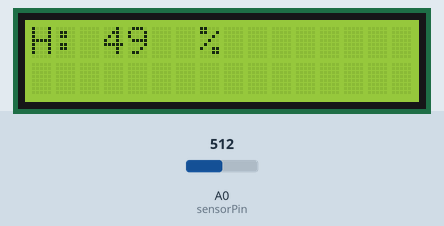
A sketch run on a simulated Arduino Uno, built with avr-gcc and run on an emulated ATmega328P. Shown: 16×2 character LCD. Inputs (shaded band) come from the test bench; at power-on: A0 (sensorPin) = 512. What the sketch prints to the serial monitor is not drawn.

Above: at 1.2 s.
1.3 s: A0 (sensorPin) set to 610
At 3.0 s:
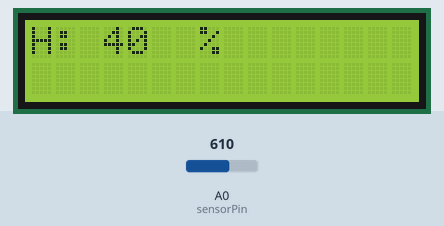
3.6 s: A0 (sensorPin) set to 360
At 4.9 s:
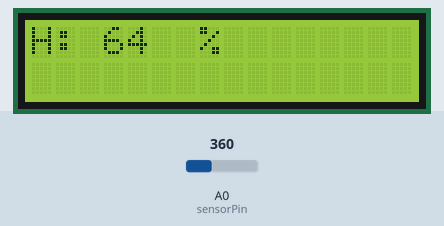
5.6 s: A0 (sensorPin) set to 1010
At 6.5 s:
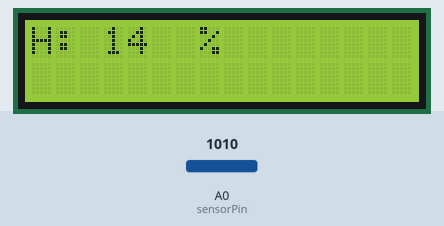
Timing chart, 0 to 8.6 s (numbered marks = the images above; inputs shaded):
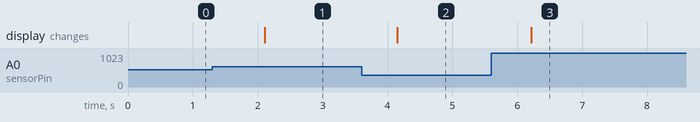

The sketch:

Sensor_Humedad_HL_69.ino
```cpp
#include <LiquidCrystal_I2C.h> // Libreria LCD_I2C
#include<Wire.h>

LiquidCrystal_I2C lcd(0x27,16,2);

const int sensorPin = A0;
int lectura;
void setup() {
  // put your setup code here, to run once:
  Serial.begin(9600);

  ///setup para el lcd
  lcd.init();
  lcd.backlight();
  lcd.clear();
}

void loop() {
  // put your main code here, to run repeatedly:
  lectura = analogRead(sensorPin);
  Serial.print("La lectura es: ");
  Serial.println(lectura);
  if(lectura >= 1000){
    Serial.println(">> El SENSOR ESTA DESCONECTADO O FUERA DEL SUELO");
  }
  else if(lectura <1000 && lectura >= 600){
    Serial.println(">> El SUELO ESTA SECO");
  }
  else if(lectura <600 && lectura >= 370){
    Serial.println(">> El SUELO ESTA HUMEDO");
  }
  else if(lectura < 370){
    Serial.println(">> El SENSOR ESTA PRACTICAMENTE EN AGUA");
  }
  ///delay(1000);
  int lecturaPorcentaje = map(lectura, 1023, 0, 0, 100);
  Serial.print("La humedad es del: ");
  Serial.print(lecturaPorcentaje);
  Serial.println("%");


  //LCD
  lcd.setCursor(0,0);
  lcd.print("H:");


  lcd.setCursor(2,0);
  lcd.print(" ");

  lcd.setCursor(3,0);
  lcd.print(lecturaPorcentaje);

   lcd.setCursor(7,0);
  lcd.print("%");

  delay(1000);
}
```

Measured:
- after the input at 1.3 s, the display: changes after 0.81 s (image 1)
- after the input at 3.6 s, the display: changes after 0.55 s (image 2)
- after the input at 5.6 s, the display: changes after 0.62 s (image 3)
